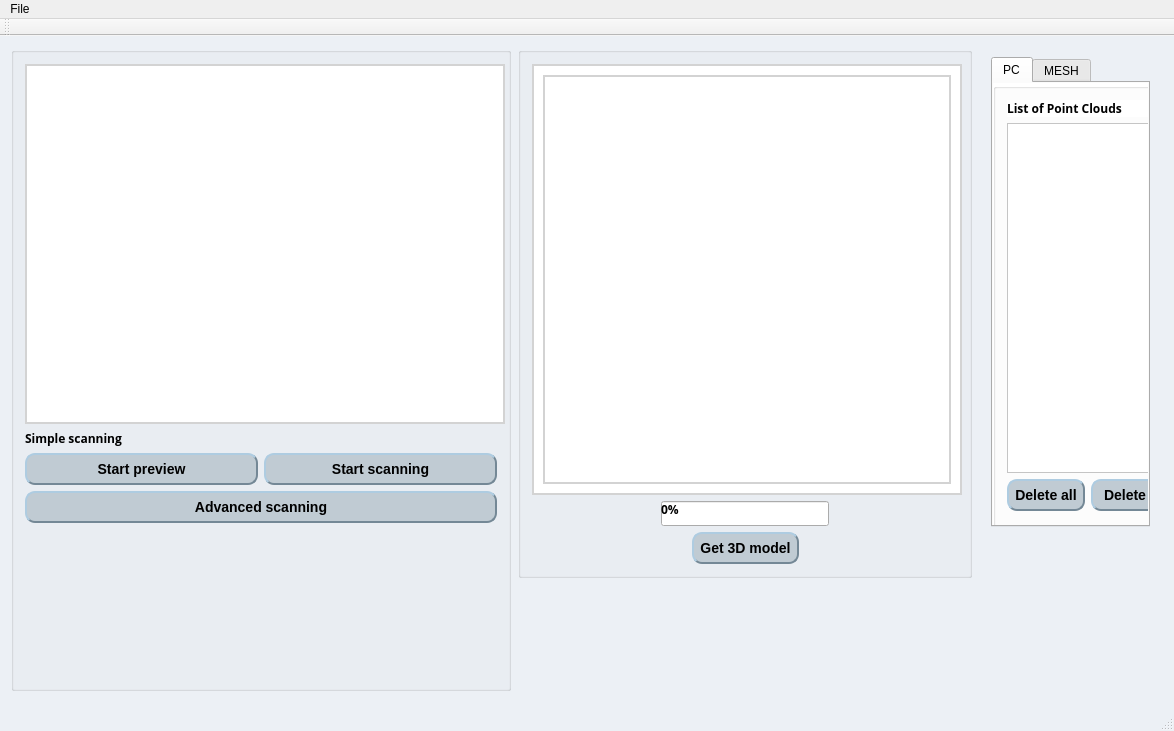
<?xml version="1.0" encoding="UTF-8"?>
<ui version="4.0">
 <class>MainWindow</class>
 <widget class="QMainWindow" name="MainWindow">
  <property name="geometry">
   <rect>
    <x>0</x>
    <y>0</y>
    <width>1174</width>
    <height>731</height>
   </rect>
  </property>
  <property name="windowTitle">
   <string>Sculptura</string>
  </property>
  <property name="styleSheet">
   <string notr="true">QMainWindow
{
    background-color: #ecf0f5;
}</string>
  </property>
  <widget class="QWidget" name="centralWidget">
   <property name="styleSheet">
    <string notr="true">QMainWindow
{
    background-color: #ecf0f5;
}</string>
   </property>
   <widget class="QGroupBox" name="scanningGroupBox">
    <property name="geometry">
     <rect>
      <x>11</x>
      <y>11</y>
      <width>500</width>
      <height>644</height>
     </rect>
    </property>
    <property name="minimumSize">
     <size>
      <width>500</width>
      <height>0</height>
     </size>
    </property>
    <property name="maximumSize">
     <size>
      <width>500</width>
      <height>16777215</height>
     </size>
    </property>
    <property name="title">
     <string/>
    </property>
    <layout class="QVBoxLayout" name="verticalLayout">
     <item>
      <widget class="QLabel" name="preview_window">
       <property name="minimumSize">
        <size>
         <width>480</width>
         <height>360</height>
        </size>
       </property>
       <property name="maximumSize">
        <size>
         <width>480</width>
         <height>360</height>
        </size>
       </property>
       <property name="styleSheet">
        <string notr="true">QLabel {
    border: 2px solid lightgray;
    background-color: white;
}</string>
       </property>
       <property name="text">
        <string/>
       </property>
      </widget>
     </item>
     <item>
      <widget class="QLabel" name="label_simple_scanning">
       <property name="font">
        <font>
         <family>Open Sans</family>
         <pointsize>9</pointsize>
         <weight>75</weight>
         <bold>true</bold>
        </font>
       </property>
       <property name="text">
        <string>Simple scanning</string>
       </property>
      </widget>
     </item>
     <item>
      <layout class="QHBoxLayout" name="horizontalLayout">
       <item>
        <widget class="QPushButton" name="start_preview">
         <property name="enabled">
          <bool>true</bool>
         </property>
         <property name="cursor">
          <cursorShape>PointingHandCursor</cursorShape>
         </property>
         <property name="styleSheet">
          <string notr="true">QPushButton {
    background-color: #c0cbd3;
    border-style: outset;
    border-width: 2px;
    border-radius: 10px;
    border-color: #748896;
    font: bold 14px;
    padding: 6px;
}
QPushButton:pressed {
    background-color: #748896;
    border-style: inset;
}</string>
         </property>
         <property name="text">
          <string>Start preview</string>
         </property>
        </widget>
       </item>
       <item>
        <widget class="QPushButton" name="start_scanning">
         <property name="enabled">
          <bool>true</bool>
         </property>
         <property name="cursor">
          <cursorShape>PointingHandCursor</cursorShape>
         </property>
         <property name="styleSheet">
          <string notr="true">QPushButton {
    background-color: #c0cbd3;
    border-style: outset;
    border-width: 2px;
    border-radius: 10px;
    border-color: #748896;
    font: bold 14px;
    padding: 6px;
}
QPushButton:pressed {
    background-color: #748896;
    border-style: inset;
}</string>
         </property>
         <property name="text">
          <string>Start scanning</string>
         </property>
        </widget>
       </item>
      </layout>
     </item>
     <item>
      <widget class="QPushButton" name="advanced_scanning">
       <property name="enabled">
        <bool>true</bool>
       </property>
       <property name="cursor">
        <cursorShape>PointingHandCursor</cursorShape>
       </property>
       <property name="styleSheet">
        <string notr="true">QPushButton {
    background-color: #c0cbd3;
    border-style: outset;
    border-width: 2px;
    border-radius: 10px;
    border-color: #748896;
    font: bold 14px;
    padding: 6px;
}
QPushButton:pressed {
    background-color: #748896;
    border-style: inset;
}</string>
       </property>
       <property name="text">
        <string>Advanced scanning</string>
       </property>
      </widget>
     </item>
     <item>
      <spacer name="verticalSpacer">
       <property name="orientation">
        <enum>Qt::Vertical</enum>
       </property>
       <property name="sizeType">
        <enum>QSizePolicy::MinimumExpanding</enum>
       </property>
       <property name="sizeHint" stdset="0">
        <size>
         <width>20</width>
         <height>141</height>
        </size>
       </property>
      </spacer>
     </item>
    </layout>
   </widget>
   <widget class="QGroupBox" name="reconstructionGroupBox">
    <property name="geometry">
     <rect>
      <x>518</x>
      <y>11</y>
      <width>454</width>
      <height>531</height>
     </rect>
    </property>
    <property name="title">
     <string/>
    </property>
    <layout class="QVBoxLayout" name="verticalLayout_2">
     <item>
      <widget class="QWidget" name="widget" native="true">
       <property name="minimumSize">
        <size>
         <width>430</width>
         <height>430</height>
        </size>
       </property>
       <property name="styleSheet">
        <string notr="true">QWidget {
    border: 2px solid lightgray;
    background-color: white;
}</string>
       </property>
       <layout class="QGridLayout" name="gridLayout">
        <item row="0" column="0">
         <widget class="QVTKWidget" name="vtkWindow" native="true">
          <property name="minimumSize">
           <size>
            <width>320</width>
            <height>320</height>
           </size>
          </property>
          <property name="styleSheet">
           <string notr="true"/>
          </property>
         </widget>
        </item>
       </layout>
      </widget>
     </item>
     <item>
      <layout class="QHBoxLayout" name="horizontalLayout_4">
       <item>
        <spacer name="horizontalSpacer">
         <property name="orientation">
          <enum>Qt::Horizontal</enum>
         </property>
         <property name="sizeHint" stdset="0">
          <size>
           <width>40</width>
           <height>20</height>
          </size>
         </property>
        </spacer>
       </item>
       <item>
        <widget class="QProgressBar" name="progressBar">
         <property name="enabled">
          <bool>true</bool>
         </property>
         <property name="font">
          <font>
           <family>Open Sans</family>
           <weight>75</weight>
           <bold>true</bold>
          </font>
         </property>
         <property name="styleSheet">
          <string notr="true">QProgressBar::chunk {
    background-color: #05B8CC;
    width: 20px;
}</string>
         </property>
         <property name="value">
          <number>0</number>
         </property>
        </widget>
       </item>
       <item>
        <spacer name="horizontalSpacer_2">
         <property name="orientation">
          <enum>Qt::Horizontal</enum>
         </property>
         <property name="sizeHint" stdset="0">
          <size>
           <width>40</width>
           <height>20</height>
          </size>
         </property>
        </spacer>
       </item>
      </layout>
     </item>
     <item>
      <layout class="QHBoxLayout" name="horizontalLayout_6">
       <item>
        <spacer name="horizontalSpacer_4">
         <property name="orientation">
          <enum>Qt::Horizontal</enum>
         </property>
         <property name="sizeHint" stdset="0">
          <size>
           <width>40</width>
           <height>20</height>
          </size>
         </property>
        </spacer>
       </item>
       <item>
        <widget class="QPushButton" name="get_3D_model">
         <property name="enabled">
          <bool>true</bool>
         </property>
         <property name="cursor">
          <cursorShape>PointingHandCursor</cursorShape>
         </property>
         <property name="styleSheet">
          <string notr="true">QPushButton {
    background-color: #c0cbd3;
    border-style: outset;
    border-width: 2px;
    border-radius: 10px;
    border-color: #748896;
    font: bold 14px;
    padding: 6px;
}
QPushButton:pressed {
    background-color: #748896;
    border-style: inset;
}</string>
         </property>
         <property name="text">
          <string>Get 3D model</string>
         </property>
        </widget>
       </item>
       <item>
        <spacer name="horizontalSpacer_3">
         <property name="orientation">
          <enum>Qt::Horizontal</enum>
         </property>
         <property name="sizeHint" stdset="0">
          <size>
           <width>40</width>
           <height>20</height>
          </size>
         </property>
        </spacer>
       </item>
      </layout>
     </item>
    </layout>
   </widget>
   <widget class="QWidget" name="layoutWidget">
    <property name="geometry">
     <rect>
      <x>980</x>
      <y>10</y>
      <width>181</width>
      <height>627</height>
     </rect>
    </property>
    <layout class="QVBoxLayout" name="verticalLayout_5">
     <item>
      <widget class="QTabWidget" name="tabWidget">
       <property name="minimumSize">
        <size>
         <width>0</width>
         <height>470</height>
        </size>
       </property>
       <property name="maximumSize">
        <size>
         <width>180</width>
         <height>470</height>
        </size>
       </property>
       <property name="currentIndex">
        <number>0</number>
       </property>
       <widget class="QWidget" name="tabPointClouds">
        <property name="styleSheet">
         <string notr="true">QWidget {
background-color: white;
}</string>
        </property>
        <attribute name="title">
         <string>PC</string>
        </attribute>
        <widget class="QGroupBox" name="ListGroupBox">
         <property name="geometry">
          <rect>
           <x>0</x>
           <y>0</y>
           <width>180</width>
           <height>521</height>
          </rect>
         </property>
         <property name="minimumSize">
          <size>
           <width>150</width>
           <height>400</height>
          </size>
         </property>
         <property name="maximumSize">
          <size>
           <width>180</width>
           <height>16777215</height>
          </size>
         </property>
         <property name="title">
          <string/>
         </property>
         <layout class="QVBoxLayout" name="verticalLayout_4">
          <item>
           <widget class="QLabel" name="list_pc">
            <property name="font">
             <font>
              <family>Open Sans</family>
              <pointsize>9</pointsize>
              <weight>75</weight>
              <bold>true</bold>
             </font>
            </property>
            <property name="text">
             <string>List of Point Clouds</string>
            </property>
           </widget>
          </item>
          <item>
           <widget class="QListView" name="listPointClouds">
            <property name="minimumSize">
             <size>
              <width>150</width>
              <height>350</height>
             </size>
            </property>
            <property name="maximumSize">
             <size>
              <width>170</width>
              <height>16777215</height>
             </size>
            </property>
            <property name="editTriggers">
             <set>QAbstractItemView::NoEditTriggers</set>
            </property>
            <property name="isWrapping" stdset="0">
             <bool>false</bool>
            </property>
            <property name="uniformItemSizes">
             <bool>false</bool>
            </property>
            <property name="wordWrap">
             <bool>false</bool>
            </property>
           </widget>
          </item>
          <item>
           <layout class="QHBoxLayout" name="horizontalLayout_2">
            <item>
             <widget class="QPushButton" name="deleteAllPointClouds">
              <property name="enabled">
               <bool>true</bool>
              </property>
              <property name="cursor">
               <cursorShape>PointingHandCursor</cursorShape>
              </property>
              <property name="styleSheet">
               <string notr="true">QPushButton {
    background-color: #c0cbd3;
    border-style: outset;
    border-width: 2px;
    border-radius: 10px;
    border-color: #748896;
    font: bold 14px;
    padding: 6px;
}
QPushButton:pressed {
    background-color: #748896;
    border-style: inset;
}</string>
              </property>
              <property name="text">
               <string>Delete all</string>
              </property>
             </widget>
            </item>
            <item>
             <widget class="QPushButton" name="deletePointCloud">
              <property name="enabled">
               <bool>true</bool>
              </property>
              <property name="cursor">
               <cursorShape>PointingHandCursor</cursorShape>
              </property>
              <property name="styleSheet">
               <string notr="true">QPushButton {
    background-color: #c0cbd3;
    border-style: outset;
    border-width: 2px;
    border-radius: 10px;
    border-color: #748896;
    font: bold 14px;
    padding: 6px;
}
QPushButton:pressed {
    background-color: #748896;
    border-style: inset;
}</string>
              </property>
              <property name="text">
               <string>Delete</string>
              </property>
             </widget>
            </item>
           </layout>
          </item>
          <item>
           <spacer name="verticalSpacer_2">
            <property name="orientation">
             <enum>Qt::Vertical</enum>
            </property>
            <property name="sizeHint" stdset="0">
             <size>
              <width>20</width>
              <height>68</height>
             </size>
            </property>
           </spacer>
          </item>
         </layout>
        </widget>
       </widget>
       <widget class="QWidget" name="tabMeshes">
        <attribute name="title">
         <string>MESH</string>
        </attribute>
        <widget class="QGroupBox" name="ListGroupBox_2">
         <property name="geometry">
          <rect>
           <x>0</x>
           <y>0</y>
           <width>180</width>
           <height>511</height>
          </rect>
         </property>
         <property name="minimumSize">
          <size>
           <width>150</width>
           <height>0</height>
          </size>
         </property>
         <property name="maximumSize">
          <size>
           <width>180</width>
           <height>16777215</height>
          </size>
         </property>
         <property name="title">
          <string/>
         </property>
         <layout class="QVBoxLayout" name="verticalLayout_3">
          <item>
           <widget class="QLabel" name="list_mesh">
            <property name="font">
             <font>
              <family>Open Sans</family>
              <pointsize>9</pointsize>
              <weight>75</weight>
              <bold>true</bold>
             </font>
            </property>
            <property name="text">
             <string>List of Meshes</string>
            </property>
           </widget>
          </item>
          <item>
           <widget class="QListView" name="listMeshes">
            <property name="minimumSize">
             <size>
              <width>150</width>
              <height>350</height>
             </size>
            </property>
            <property name="maximumSize">
             <size>
              <width>170</width>
              <height>16777215</height>
             </size>
            </property>
            <property name="editTriggers">
             <set>QAbstractItemView::NoEditTriggers</set>
            </property>
            <property name="isWrapping" stdset="0">
             <bool>false</bool>
            </property>
            <property name="uniformItemSizes">
             <bool>false</bool>
            </property>
            <property name="wordWrap">
             <bool>false</bool>
            </property>
           </widget>
          </item>
          <item>
           <layout class="QHBoxLayout" name="horizontalLayout_5">
            <item>
             <widget class="QPushButton" name="deleteAllMeshes">
              <property name="enabled">
               <bool>true</bool>
              </property>
              <property name="cursor">
               <cursorShape>PointingHandCursor</cursorShape>
              </property>
              <property name="styleSheet">
               <string notr="true">QPushButton {
    background-color: #c0cbd3;
    border-style: outset;
    border-width: 2px;
    border-radius: 10px;
    border-color: #748896;
    font: bold 14px;
    padding: 6px;
}
QPushButton:pressed {
    background-color: #748896;
    border-style: inset;
}</string>
              </property>
              <property name="text">
               <string>Delete all</string>
              </property>
             </widget>
            </item>
            <item>
             <widget class="QPushButton" name="deleteMesh">
              <property name="enabled">
               <bool>true</bool>
              </property>
              <property name="cursor">
               <cursorShape>PointingHandCursor</cursorShape>
              </property>
              <property name="styleSheet">
               <string notr="true">QPushButton {
    background-color: #c0cbd3;
    border-style: outset;
    border-width: 2px;
    border-radius: 10px;
    border-color: #748896;
    font: bold 14px;
    padding: 6px;
}
QPushButton:pressed {
    background-color: #748896;
    border-style: inset;
}</string>
              </property>
              <property name="text">
               <string>Delete</string>
              </property>
             </widget>
            </item>
           </layout>
          </item>
          <item>
           <spacer name="verticalSpacer_3">
            <property name="orientation">
             <enum>Qt::Vertical</enum>
            </property>
            <property name="sizeHint" stdset="0">
             <size>
              <width>20</width>
              <height>58</height>
             </size>
            </property>
           </spacer>
          </item>
         </layout>
        </widget>
       </widget>
      </widget>
     </item>
     <item>
      <spacer name="verticalSpacer_4">
       <property name="orientation">
        <enum>Qt::Vertical</enum>
       </property>
       <property name="sizeHint" stdset="0">
        <size>
         <width>20</width>
         <height>148</height>
        </size>
       </property>
      </spacer>
     </item>
    </layout>
   </widget>
  </widget>
  <widget class="QMenuBar" name="menuBar">
   <property name="geometry">
    <rect>
     <x>0</x>
     <y>0</y>
     <width>1174</width>
     <height>26</height>
    </rect>
   </property>
   <widget class="QMenu" name="menuFile">
    <property name="title">
     <string>File</string>
    </property>
    <addaction name="actionNew"/>
    <addaction name="actionOpen_PointClouds"/>
    <addaction name="actionOpen_Mesh"/>
    <addaction name="actionSave_as"/>
   </widget>
   <addaction name="menuFile"/>
  </widget>
  <widget class="QToolBar" name="mainToolBar">
   <attribute name="toolBarArea">
    <enum>TopToolBarArea</enum>
   </attribute>
   <attribute name="toolBarBreak">
    <bool>false</bool>
   </attribute>
  </widget>
  <widget class="QStatusBar" name="statusBar"/>
  <action name="actionNew">
   <property name="icon">
    <iconset resource="icons.qrc">
     <normaloff>:/images/sheet.png</normaloff>:/images/sheet.png</iconset>
   </property>
   <property name="text">
    <string>New</string>
   </property>
  </action>
  <action name="actionOpen">
   <property name="icon">
    <iconset resource="icons.qrc">
     <normaloff>:/images/Folder.png</normaloff>:/images/Folder.png</iconset>
   </property>
   <property name="text">
    <string>Open</string>
   </property>
  </action>
  <action name="actionSave_as">
   <property name="icon">
    <iconset resource="icons.qrc">
     <normaloff>:/images/diskette.png</normaloff>:/images/diskette.png</iconset>
   </property>
   <property name="text">
    <string>Save Mesh as</string>
   </property>
  </action>
  <action name="actionOpen_PointClouds">
   <property name="icon">
    <iconset resource="icons.qrc">
     <normaloff>:/images/cloud.png</normaloff>:/images/cloud.png</iconset>
   </property>
   <property name="text">
    <string>Open PointClouds</string>
   </property>
  </action>
  <action name="actionOpen_Mesh">
   <property name="icon">
    <iconset resource="icons.qrc">
     <normaloff>:/images/Folder.png</normaloff>:/images/Folder.png</iconset>
   </property>
   <property name="text">
    <string>Open Mesh</string>
   </property>
  </action>
 </widget>
 <layoutdefault spacing="6" margin="11"/>
 <customwidgets>
  <customwidget>
   <class>QVTKWidget</class>
   <extends>QWidget</extends>
   <header>QVTKWidget.h</header>
  </customwidget>
 </customwidgets>
 <resources>
  <include location="icons.qrc"/>
 </resources>
 <connections/>
</ui>
